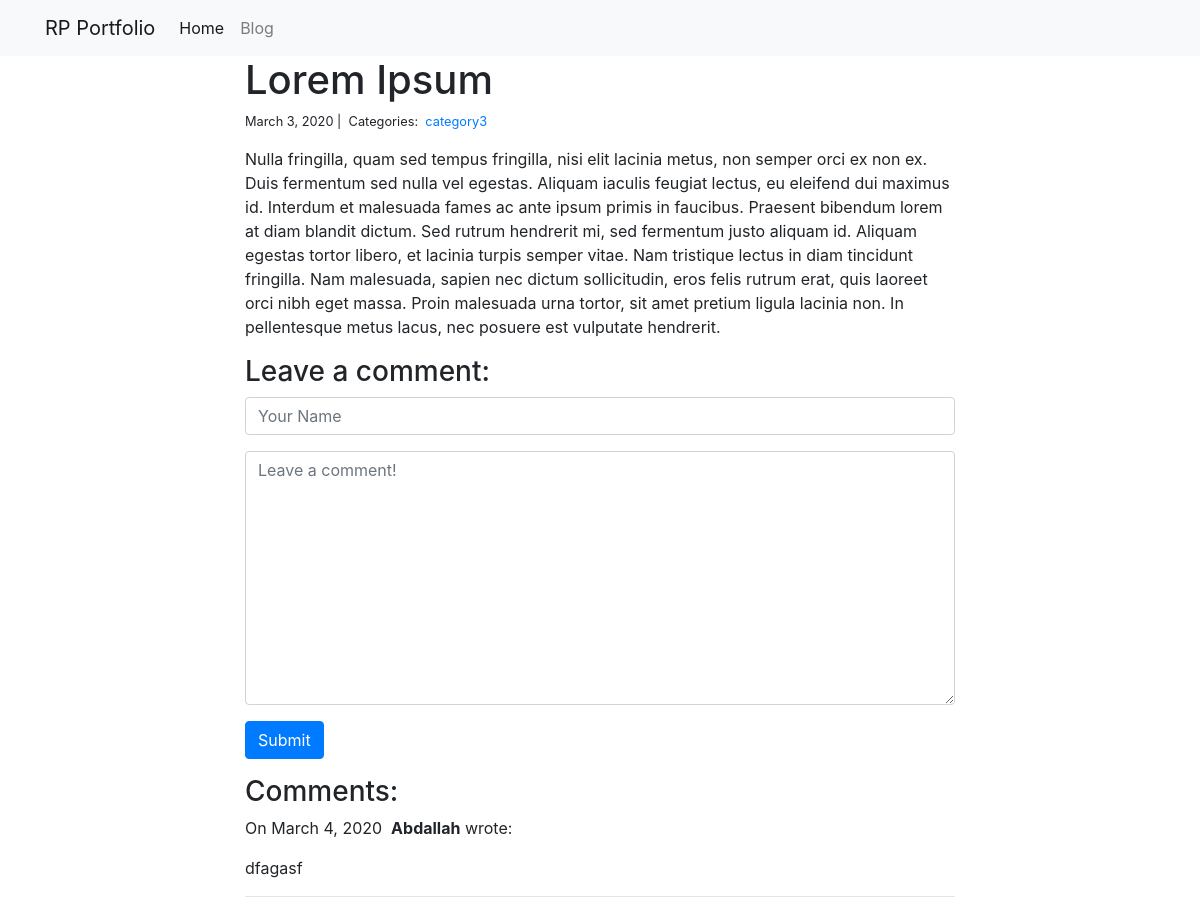
/blog/5/, run on the app's committed database.
### blog/models.py (models this page shows)
class Post(models.Model):
	title = models.CharField(max_length = 255)
	body = models.TextField()
	created_on = models.DateTimeField(auto_now_add = True)
	last_modified = models.DateTimeField(auto_now = True)
	categories = models.ManyToManyField('Category', related_name = 'posts')

class Category(models.Model):
	name = models.CharField(max_length = 20)

class Comment(models.Model):
	author = models.CharField(max_length = 60)
	body = models.TextField()
	created_on = models.DateTimeField(auto_now_add = True)
	post = models.ForeignKey('Post', on_delete = models.CASCADE)

### blog/views.py (the view, shortened to what this page needs)
# urls.py: path("<int:pk>/", views.blog_detail, name = "blog_detail"),
def blog_detail(request, pk):
	post = Post.objects.get(pk = pk)
	form = CommentForm()
	comments = Comment.objects.filter(post=post)
	context = {
		"post": post,
		"comments": comments,
		"form": form,
	}
	return render(request, "blog_detail.html", context)

### blog/forms.py
class CommentForm(forms.Form):
    author = forms.CharField(
        max_length=60,
        widget=forms.TextInput(attrs={
            "class": "form-control",
            "placeholder": "Your Name"
        })
    )
    body = forms.CharField(widget=forms.Textarea(
        attrs={
            "class": "form-control",
            "placeholder": "Leave a comment!"
        })
    )

### projects/templates/blog_detail.html (shortened to what this page needs)
{% extends "base.html" %}
{% block page_content %}
<div class="col-md-8 offset-md-2">
    <h1>{{ post.title }}</h1>
    <small>
        {{ post.created_on.date }} |&nbsp;
        Categories:&nbsp;
        {% for category in post.categories.all %}
        <a href="{% url 'blog_category' category.name %}">
            {{ category.name }}
        </a>&nbsp;
        {% endfor %}
    </small>
    <p>{{ post.body | linebreaks }}</p>
    <h3>Leave a comment:</h3>
    <form action="/blog/{{ post.pk }}/" method="post">
        <div class="form-group">
            {{ form.author }}
        </div>
        <div class="form-group">
            {{ form.body }}
        </div>
        <button type="submit" class="btn btn-primary">Submit</button>
    </form>
    <h3>Comments:</h3>
    {% for comment in comments %}
    <p>
        On {{comment.created_on.date }}&nbsp;
        <b>{{ comment.author }}</b> wrote:
    </p>
    <p>{{ comment.body }}</p>
    <hr>
    {% endfor %}
</div>
{% endblock %}

### data on the page
Post: title "Lorem Ipsum", created_on "March 3, 2020", body "Nulla fringilla, quam sed tempus fringilla, nisi elit lacinia metus, non semper orci ex non ex. Duis fermentum sed nulla vel egestas. Aliquam iaculis feugiat lectus, eu eleifend dui maximus id. Interdum et malesuada fames ac ante ipsum primis in faucibus. Praesent bibendum lorem at diam blandit dictum. Sed rutrum hendrerit mi, sed fermentum justo aliquam id. Aliquam egestas tortor libero, et lacinia turpis semper vitae. Nam tristique lectus in diam tincidunt fringilla. Nam malesuada, sapien nec dictum sollicitudin, eros felis rutrum erat, quis laoreet orci nibh eget massa. Proin malesuada urna tortor, sit amet pretium ligula lacinia non. In pellentesque metus lacus, nec posuere est…"
Category: name "category3"
Comment: created_on "March 4, 2020", author "Abdallah", body "dfagasf"
